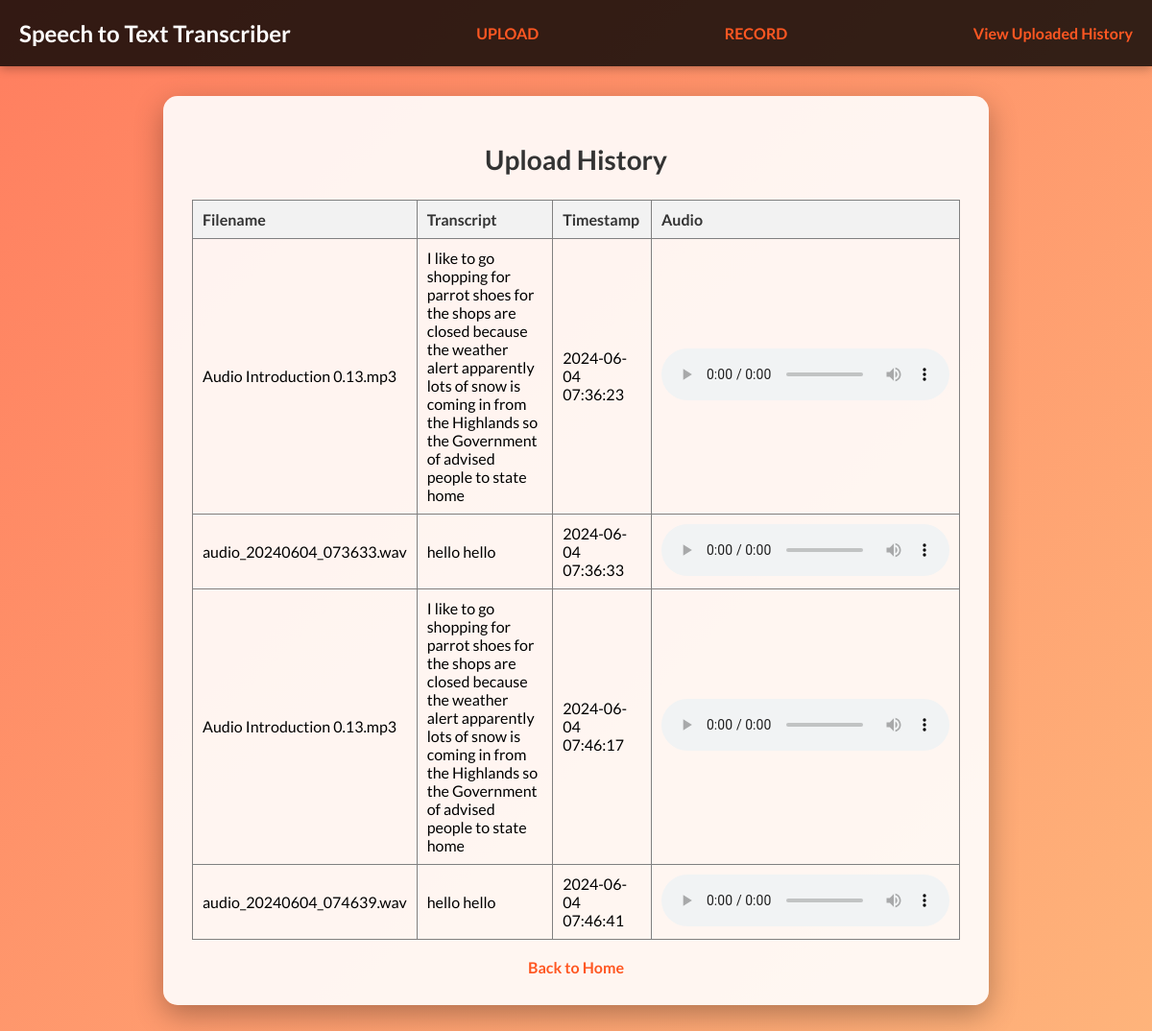
The app's page /history with its own data.
### tables this page shows
CREATE TABLE uploads (
            id INTEGER PRIMARY KEY AUTOINCREMENT,
            filename TEXT NOT NULL,
            transcript TEXT NOT NULL,
            timestamp TEXT NOT NULL,
            filepath TEXT NOT NULL
        );

### app.py (the view)
@app.route("/history")
def history():
    conn = get_db_connection()
    uploads = conn.execute('SELECT * FROM uploads').fetchall()
    conn.close()
    return render_template('history.html', uploads=uploads)

### app.py (called while the page is built)
def get_db_connection():
    conn = sqlite3.connect('upload_history.db')
    conn.row_factory = sqlite3.Row
    return conn

### templates/history.html (shortened to what this page needs)
<!DOCTYPE html>
<html lang="en">
<head>
    <link rel="stylesheet" href="{{ url_for('static', filename='styles/history.css') }}" />
</head>
<body>
    <header>
        <div id="headerContainer">
            <a href="{{ url_for('index') }}"><h1>Speech to Text Transcriber</h1></a>
            <a href="{{ url_for('upload_page') }}" class="history-link">UPLOAD</a>
            <a href="{{ url_for('rec_page') }}" class="history-link">RECORD</a>
            <a href="{{ url_for('history') }}" class="history-link">View Uploaded History</a>
        </div>
    </header>
<div id="historyContainer">
    <h1>Upload History</h1>
    <table border="1">
        <tr>
            <th>Filename</th>
            <th>Transcript</th>
            <th>Timestamp</th>
            <th>Audio</th>
        </tr>
        {% for upload in uploads %}
        <tr>
            <td>{{ upload.filename }}</td>
            <td>{{ upload.transcript }}</td>
            <td>{{ upload.timestamp }}</td>
            <td>
                <audio controls>
                    <source src="{{ url_for('uploaded_file', filename=upload.filename) }}" type="audio/mp3">
                </audio>
            </td>
        </tr>
        {% endfor %}
    </table>
    <br>
    <a href="{{ url_for('index') }}">Back to Home</a>
</div>
</body>
</html>

### static/styles/history.css (style rules this page uses)
body { font-family: 'Lato', sans-serif; margin: 0; padding: 0; background: linear-gradient(135deg, #ff7e5f, #feb47b); color: black; }
header { background-color: rgba(0, 0, 0, 0.8); padding: 20px 0; box-shadow: 0px 2px 10px rgba(0, 0, 0, 0.3); position: fixed; width: 100%; top: 0; z-index: 1000; }
#headerContainer { max-width: 1200px; margin: 0 auto; display: flex; justify-content: space-between; align-items: center; padding: 0 20px; }
header h1 { font-size: 24px; color: #fff; margin: 0; }
.history-link { color: #ff5722; text-decoration: none; font-weight: bold; transition: color 0.3s ease; }
#historyContainer { max-width: 800px; background-color: rgba(255, 255, 255, 0.9); padding: 30px; border-radius: 15px; box-shadow: 0px 10px 30px rgba(0, 0, 0, 0.3); margin: 100px auto 50px; text-align: center; }
h1 { font-size: 28px; color: #333; margin-bottom: 25px; }
table { width: 100%; border-collapse: collapse; }
th, td { padding: 10px; text-align: left; }
th { background-color: #f2f2f2; color: #333; }
a { color: #ff5722; text-decoration: none; font-weight: bold; transition: color 0.3s ease; }

### records on screen
uploads: filename "Audio Introduction 0.13.mp3", transcript "I like to go shopping for parrot shoes for the shops are closed because the weather alert apparently lots of snow is coming in from the Highlands so the Government of advised people to state home", timestamp "2024-06-04 07:36:23"
uploads: filename "audio_20240604_073633.wav", transcript "hello hello", timestamp "2024-06-04 07:36:33"
uploads: filename "Audio Introduction 0.13.mp3", transcript "I like to go shopping for parrot shoes for the shops are closed because the weather alert apparently lots of snow is coming in from the Highlands so the Government of advised people to state home", timestamp "2024-06-04 07:46:17"
uploads: filename "audio_20240604_074639.wav", transcript "hello hello", timestamp "2024-06-04 07:46:41"
